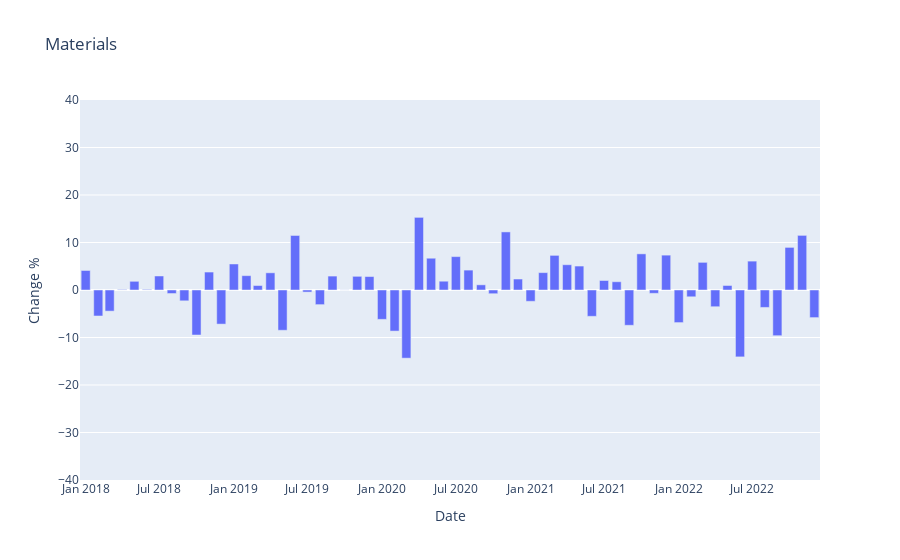

Here is the notebook cell this chart was saved with:
### Code cell
fig = px.bar(mat_perf_df, x=mat_perf_df['Date'], y=mat_perf_df['Change %'], title = "Materials", range_y= [-40,40])
fig.show()
